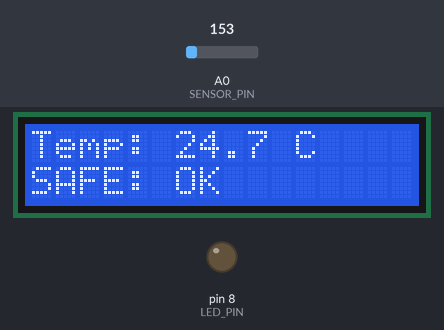
The sketch below on a simulated Arduino Uno, built with avr-gcc and run on an emulated ATmega328P. On the bench: 16×2 character LCD, output pins drawn as LEDs (lit = HIGH). Dashed ring = blinking. The inputs (shaded band) are chosen by the test bench; at power-on: A0 (SENSOR_PIN) = 153. What the sketch prints to the serial monitor is not drawn.

Above: at 1.2 s.
1.3 s: A0 (SENSOR_PIN) set to 164
At 2.7 s:
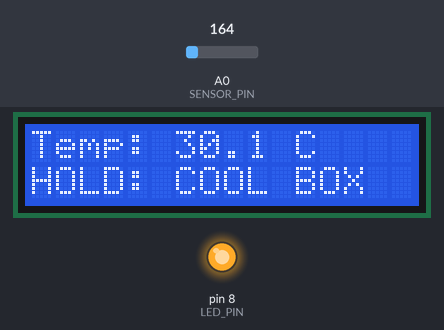
3.0 s: A0 (SENSOR_PIN) set to 175
At 3.61 s:
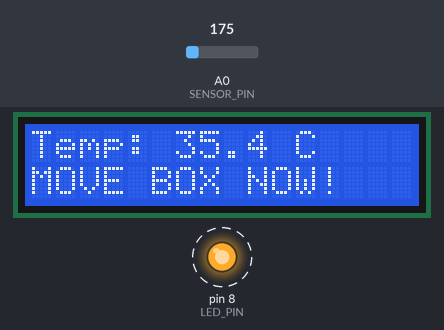
5.5 s: A0 (SENSOR_PIN) set to 165
At 6.9 s:
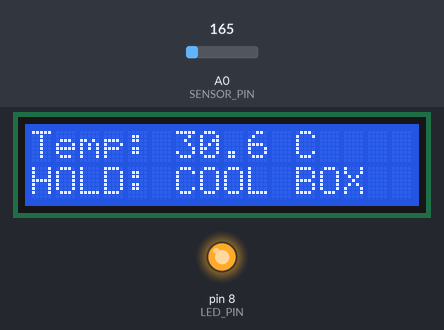
Timing chart, 0 to 8.5 s (numbered marks = the images above; inputs shaded):
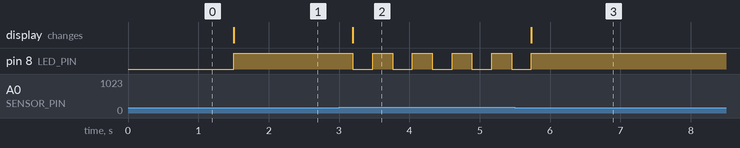

Measured:
- the behaviour switches between 163 and 164 on A0 (SENSOR_PIN) (found by bisection; images 0 and 1)
- after the input at 1.3 s, pin 8 (LED_PIN): LOW → HIGH after 0.20 s; the display: changes after 0.21 s (image 1)
- after the input at 3.0 s, pin 8 (LED_PIN): alternates HIGH for 0.28 s and LOW for 0.28 s, starting after 0.20 s; the display: changes after 0.20 s (image 2)
- after the input at 5.5 s, pin 8 (LED_PIN): goes on until 5.7 s, then stays HIGH; the display: changes after 0.23 s (image 3)

The sketch:

Arduino_Code_Final.ino
```cpp
// ===================================================================
// Vaccine Transport Box - FINAL version (Parts 1-4 + Bonus LED)
// Arduino Uno + TMP36 (A0) + 16x2 I2C LCD (SDA=A4, SCL=A5)
// Bonus: red warning LED on pin 8 through a 220 ohm resistor
// ===================================================================
// Improvements vs. the starter sketch:
//   Option A : clearer handling messages on LCD line 2
//   Display  : no lcd.clear() every loop (no flicker), padded lines
//   Bonus    : LED OFF in SAFE/CAUTION, ON in HOLD, BLINKING in MOVE_BOX
// Hamzeh Al Shamali - 1108979 - Workshop 7 (tested in Tinkercad)
// ===================================================================

#include <Adafruit_LiquidCrystal.h>

// Tinkercad I2C LCD: address index 0 (= 0x20)
Adafruit_LiquidCrystal lcd(0);

const int SENSOR_PIN = A0;
const int LED_PIN    = 8;      // BONUS

// Classroom thresholds (not real vaccine specs)
const float T_CAUTION = 28.0;
const float T_HOLD    = 30.0;
const float T_MOVE    = 32.0;

enum State { SAFE, CAUTION, HOLD, MOVE_BOX };
State state = SAFE;

// ---------- Sensor input ----------
float readTempC() {
  int raw = analogRead(SENSOR_PIN);          // 0..1023
  float voltage = raw * 5.0 / 1024.0;        // volts
  return (voltage - 0.5) * 100.0;            // TMP36: 10 mV/C, 0.5 V offset
}

// ---------- FSM: next state depends only on T ----------
// Checking from the highest range down lets a big jump skip states
// (e.g. 25 -> 33 goes SAFE -> MOVE_BOX directly).
// (int instead of State: avoids the Arduino auto-prototype
//  error "'State' does not name a type")
int getState(float t) {
  if (t >= T_MOVE)    return MOVE_BOX;
  if (t >= T_HOLD)    return HOLD;
  if (t >= T_CAUTION) return CAUTION;
  return SAFE;
}

// ---------- Option A: clearer messages (all <= 16 chars) ----------
const char* stateMessage(int s) {
  switch (s) {
    case SAFE:     return "SAFE: OK";
    case CAUTION:  return "CHECK TEMP";
    case HOLD:     return "HOLD: COOL BOX";
    case MOVE_BOX: return "MOVE BOX NOW!";
  }
  return "";
}

// Print text on one LCD row and clear the rest of the row
void printRow(int row, const char* text) {
  lcd.setCursor(0, row);
  lcd.print(text);
  for (int i = strlen(text); i < 16; i++) lcd.print(' ');
}

// ---------- BONUS: LED output ----------
bool blinkOn = false;   // toggles every loop for the MOVE_BOX blink

void updateLed(int s) {
  blinkOn = !blinkOn;
  if (s == HOLD) {
    digitalWrite(LED_PIN, HIGH);                 // steady ON
  } else if (s == MOVE_BOX) {
    digitalWrite(LED_PIN, blinkOn ? HIGH : LOW); // blink
  } else {
    digitalWrite(LED_PIN, LOW);                  // OFF
  }
}

void setup() {
  lcd.begin(16, 2);
  lcd.setBacklight(1);
  pinMode(LED_PIN, OUTPUT);
  Serial.begin(9600);
}

void loop() {
  float t = readTempC();
  state = (State)getState(t);

  // Line 1: "Temp: 29.4 C"
  lcd.setCursor(0, 0);
  lcd.print("Temp: ");
  lcd.print(t, 1);
  lcd.print(" C    ");        // Tinkercad LCD has no degree glyph

  // Option A: handling instruction on line 2
  printRow(1, stateMessage(state));

  updateLed(state);

  Serial.print("T = ");
  Serial.print(t, 1);
  Serial.print(" C  ->  ");
  Serial.println(stateMessage(state));

  delay(250);
}
```
